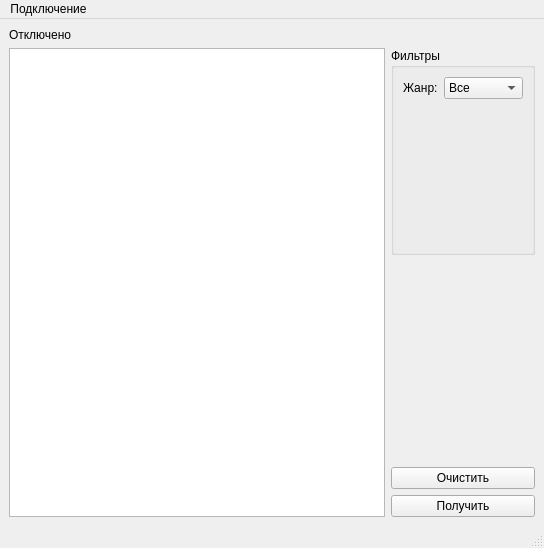
<?xml version="1.0" encoding="UTF-8"?>
<ui version="4.0">
 <class>MainWindow</class>
 <widget class="QMainWindow" name="MainWindow">
  <property name="geometry">
   <rect>
    <x>0</x>
    <y>0</y>
    <width>544</width>
    <height>548</height>
   </rect>
  </property>
  <property name="sizePolicy">
   <sizepolicy hsizetype="Preferred" vsizetype="Expanding">
    <horstretch>0</horstretch>
    <verstretch>0</verstretch>
   </sizepolicy>
  </property>
  <property name="windowTitle">
   <string>MainWindow</string>
  </property>
  <widget class="QWidget" name="centralwidget">
   <layout class="QGridLayout" name="gridLayout">
    <item row="4" column="1">
     <widget class="QPushButton" name="pb_request">
      <property name="sizePolicy">
       <sizepolicy hsizetype="Minimum" vsizetype="Maximum">
        <horstretch>0</horstretch>
        <verstretch>0</verstretch>
       </sizepolicy>
      </property>
      <property name="text">
       <string>Получить</string>
      </property>
     </widget>
    </item>
    <item row="1" column="1">
     <widget class="QGroupBox" name="gb_filters">
      <property name="sizePolicy">
       <sizepolicy hsizetype="Preferred" vsizetype="Minimum">
        <horstretch>0</horstretch>
        <verstretch>0</verstretch>
       </sizepolicy>
      </property>
      <property name="title">
       <string>Фильтры</string>
      </property>
      <layout class="QFormLayout" name="formLayout">
       <item row="0" column="0">
        <widget class="QLabel" name="lb_category">
         <property name="text">
          <string>Жанр:</string>
         </property>
        </widget>
       </item>
       <item row="0" column="1">
        <widget class="QComboBox" name="cb_category">
         <item>
          <property name="text">
           <string>Все</string>
          </property>
         </item>
         <item>
          <property name="text">
           <string>Комедия</string>
          </property>
         </item>
         <item>
          <property name="text">
           <string>Ужасы</string>
          </property>
         </item>
        </widget>
       </item>
      </layout>
     </widget>
    </item>
    <item row="2" column="1">
     <spacer name="verticalSpacer">
      <property name="orientation">
       <enum>Qt::Vertical</enum>
      </property>
      <property name="sizeType">
       <enum>QSizePolicy::Minimum</enum>
      </property>
      <property name="sizeHint" stdset="0">
       <size>
        <width>20</width>
        <height>40</height>
       </size>
      </property>
     </spacer>
    </item>
    <item row="1" column="0" rowspan="4">
     <widget class="QTableWidget" name="tb_result">
      <property name="sizePolicy">
       <sizepolicy hsizetype="Expanding" vsizetype="Expanding">
        <horstretch>0</horstretch>
        <verstretch>0</verstretch>
       </sizepolicy>
      </property>
     </widget>
    </item>
    <item row="3" column="1">
     <widget class="QPushButton" name="pb_clear">
      <property name="sizePolicy">
       <sizepolicy hsizetype="Minimum" vsizetype="Maximum">
        <horstretch>0</horstretch>
        <verstretch>0</verstretch>
       </sizepolicy>
      </property>
      <property name="text">
       <string>Очистить</string>
      </property>
     </widget>
    </item>
    <item row="0" column="0">
     <widget class="QLabel" name="lb_statusConnect">
      <property name="sizePolicy">
       <sizepolicy hsizetype="Preferred" vsizetype="Maximum">
        <horstretch>0</horstretch>
        <verstretch>0</verstretch>
       </sizepolicy>
      </property>
      <property name="text">
       <string>Отключено</string>
      </property>
     </widget>
    </item>
   </layout>
  </widget>
  <widget class="QMenuBar" name="menubar">
   <property name="geometry">
    <rect>
     <x>0</x>
     <y>0</y>
     <width>544</width>
     <height>21</height>
    </rect>
   </property>
   <widget class="QMenu" name="menu">
    <property name="title">
     <string>Подключение</string>
    </property>
    <addaction name="act_addData"/>
    <addaction name="separator"/>
    <addaction name="act_connect"/>
   </widget>
   <addaction name="menu"/>
  </widget>
  <widget class="QStatusBar" name="statusbar"/>
  <action name="act_connect">
   <property name="text">
    <string>Подключиться</string>
   </property>
  </action>
  <action name="act_addData">
   <property name="text">
    <string>Ввести данные</string>
   </property>
  </action>
 </widget>
 <resources/>
 <connections>
  <connection>
   <sender>pb_clear</sender>
   <signal>clicked()</signal>
   <receiver>tb_result</receiver>
   <slot>clear()</slot>
   <hints>
    <hint type="sourcelabel">
     <x>374</x>
     <y>486</y>
    </hint>
    <hint type="destinationlabel">
     <x>200</x>
     <y>482</y>
    </hint>
   </hints>
  </connection>
 </connections>
</ui>
